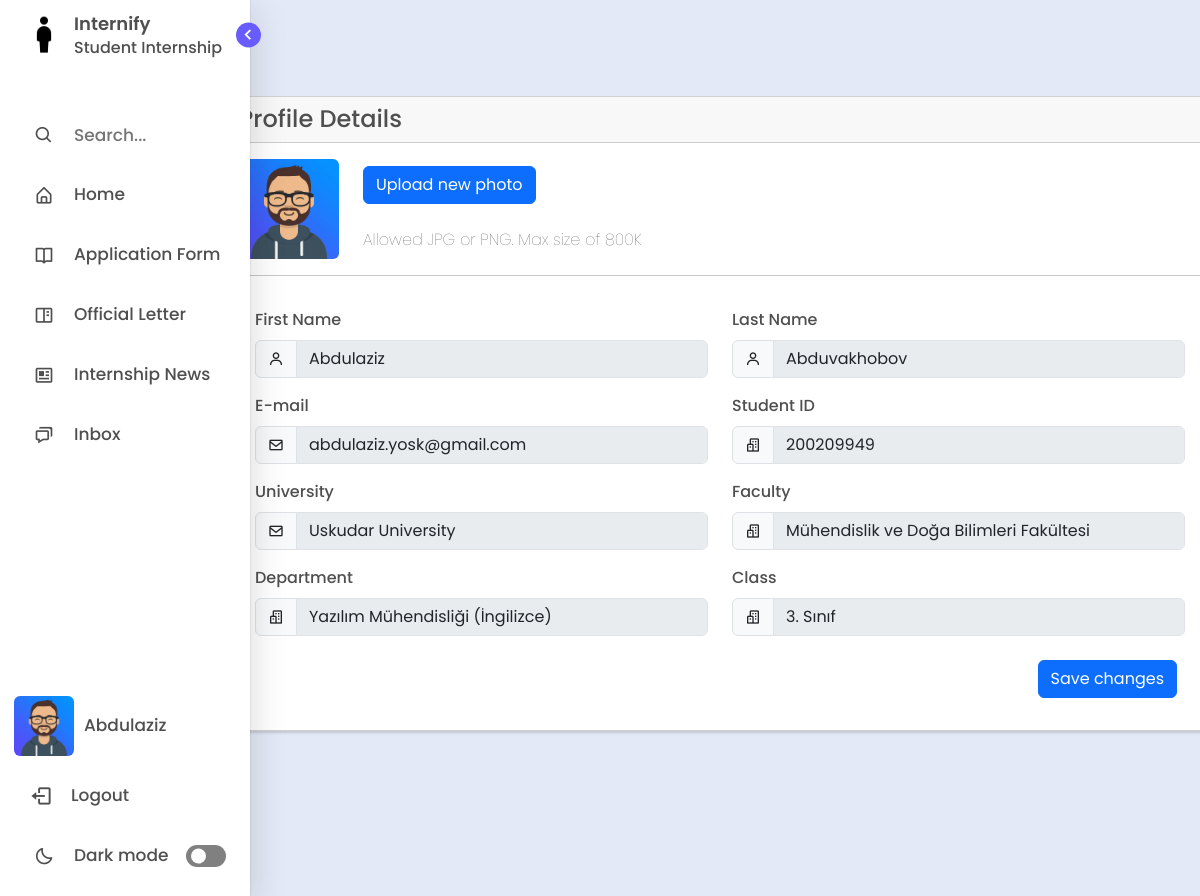
The app's page /profile/ (signed in) with its own data.
### management/models.py (models this page shows, shortened)
class User(AbstractBaseUser, PermissionsMixin):
    GENDER_CHOICES = (
        ('M', 'Male'),
        ('F', 'Female'),
    )
    first_name = models.CharField(max_length=100)
    last_name = models.CharField(max_length=100)
    email = models.EmailField(unique=True)
    gender = models.CharField(max_length=1, choices=GENDER_CHOICES)
    photo = models.ImageField(upload_to='users', null=True, blank=True)
    last_login = models.DateTimeField(auto_now=True)
    is_active = models.BooleanField(default=True)
    is_staff = models.BooleanField(default=False)
    is_superuser = models.BooleanField(default=False)
    objects = CustomUserManager()
    USERNAME_FIELD = 'email'
    REQUIRED_FIELDS = ['first_name', 'last_name', 'gender',  'password']

class BaseAbstractModel(models.Model):
    is_visible = models.BooleanField(default=True, verbose_name='Visibility')
    date_created = models.DateTimeField(auto_now_add=True)
    date_updated = models.DateTimeField(auto_now=True)
    class Meta:
        abstract = True

class Student(BaseAbstractModel):
    student_id = models.CharField(max_length=20, primary_key=True, unique=True)
    department = models.ForeignKey(Department, on_delete=CASCADE)
    faculty = models.ForeignKey(Faculty, on_delete=CASCADE)
    class_room = models.ForeignKey(ClassRoom, on_delete=CASCADE)
    user = models.ForeignKey(User, on_delete=CASCADE)

class Faculty(BaseAbstractModel):
    name = models.CharField(max_length=150)

class Department(BaseAbstractModel):
    name = models.CharField(max_length=200)
    faculty = models.ForeignKey(Faculty, on_delete=CASCADE)

class ClassRoom(BaseAbstractModel):
    name = models.CharField(max_length=250)
    department = models.ForeignKey(Department, on_delete=CASCADE)
    faculty = models.ForeignKey(Faculty, on_delete=CASCADE)

### management/views.py (the view)
# urls.py: path('profile/', views.profile, name = "profile"),
def profile(request):
    user = request.user
    if request.method == "POST":
        if 'photo' in request.FILES:
            user.photo = request.FILES['photo']
            user.save()
        return redirect(reverse('profile'))
    context = {}
    if user.groups.filter(name='Student').exists():
        student = Student.objects.get(user=user)
        if student:
            context['student'] = student
        return render(request, "profile.html", context)
    elif user.groups.filter(name='Coordinator').exists():
        coordinator = InternshipCoordinator.objects.get(user=user)
        if coordinator:
            context['coordinator'] = coordinator
        return render(request, "profile.html", context)
    return render(request, "profile.html")

### templates/profile.html (shortened to what this page needs)
{% extends "layout.html" %}
{% load static %}
{% block content %}
<body style="overflow: hidden;">
    <div class="home offset-md-1" style="margin-left:30px; margin-top:8%;">
      <div class="content-wrapper">
        <div class="container-xxl flex-grow-1 container-p-y">
          <div class="row">
            <div class="col-md-12">
              <div class="card mb-4">
                <form enctype="multipart/form-data" action="{% url 'profile' %}" method="POST">
                  <h4 class="text card-header">Profile Details</h4>
                  <div class="card-body">
                    <div class="d-flex align-items-start align-items-sm-center gap-4">
                      <img src="
                              {% if user.photo %}
                                  {{ user.photo.url }}
                              {% elif user.gender == 'M' %}
                                  {% static 'assets/img/avatars/male_avatar.png' %}
                              {% else %}
                                  {% static 'assets/img/avatars/female_avatar.png' %}
                              {% endif %}
                              " alt="user-avatar" class="d-block rounded" height="100" width="100"
                                          id="uploadedAvatar" />
                      <div class="button-wrapper">
                          <label for="upload" class="btn btn-primary me-2 mb-4" tabindex="0">
                            <span class="d-none d-sm-block">Upload new photo</span>
                          </label>
                        <p class="text mb-0" style="font-weight: lighter;">Allowed JPG or PNG. Max size of 800K</p>
                      </div>
                    </div>
                  </div>
                  <hr class="my-0" />
                  <div class="card-body text">
                    <div class="card-body">
                      <div class="row">
                        <div class="mb-3 col-md-6">
                          <label for="firstName" class="form-label">First Name</label>
                          <div class="input-group input-group-merge">
                            <span class="input-group-text"><i class="bx bx-user"></i></span>
                            <input class="form-control" type="text" id="first_name" name="first_name"
                              disabled value="{{user.first_name}}" autofocus />
                          </div>
                        </div>
                        <div class="mb-3 col-md-6">
                          <label for="lastName" class="form-label">Last Name</label>
                          <div class="input-group input-group-merge">
                            <span class="input-group-text"><i class="bx bx-user"></i></span>
                            <input class="form-control" type="text" name="last_name" id="first_name"
                              disabled value="{{user.last_name}}" />
                          </div>
                        </div>
                        <div class="mb-3 col-md-6">
                          <label for="email" class="form-label">E-mail</label>
                          <div class="input-group input-group-merge">
                            <span class="input-group-text"><i class="bx bx-envelope"></i></span>
                            <input class="form-control" type="text" id="email" name="email" disabled
                              value="{{user.email}}" />
                          </div>
                        </div>
                        {% for group in user.groups.all %}
                            {% if group.name == 'Student' %}
                                <div class="mb-3 col-md-6">
                                    <label class="form-label" for="country">Student ID</label>
                                    <div class="input-group input-group-merge">
                                        <span class="input-group-text">
                                            <i class="bx bx-buildings"></i>
                                        </span>
                                        <input class="form-control" type="text" id="faculty" name="student_id" disabled value="{{ student.student_id }}" />
                                    </div>
                                </div>
                                <div class="mb-3 col-md-6">
                                    <label for="email" class="form-label">University</label>
                                    <div class="input-group input-group-merge">
                                        <span class="input-group-text"><i class="bx bx-envelope"></i></span>
                                        <input class="form-control" type="text" id="email" name="email"
                                            disabled value="Uskudar University" />
                                    </div>
                                </div>
                                <div class="mb-3 col-md-6">
                                    <label class="form-label" for="country">Faculty</label>
                                    <div class="input-group input-group-merge">
                                        <span class="input-group-text">
                                            <i class="bx bx-buildings"></i>
                                        </span>
                                        <input class="form-control" type="text" id="faculty" name="faculty" disabled value="{{ student.faculty.name }}" />
                                    </div>
                                </div>
                                <div class="mb-3 col-md-6">
                                    <label class="form-label" for="country">Department</label>
                                    <div class="input-group input-group-merge">
                                        <span class="input-group-text">
                                            <i class="bx bx-buildings"></i>
                                        </span>
                                        <input class="form-control" type="text" id="department" name="department" disabled value="{{ student.department.name }}" />
                                    </div>
                                </div>
                                <div class="mb-3 col-md-6">
                                    <label class="form-label" for="country">Class</label>
                                    <div class="input-group input-group-merge">
                                        <span class="input-group-text">
                                            <i class="bx bx-buildings"></i>
                                        </span>
                                        <input class="form-control" type="text" id="class" name="class" disabled value="{{ student.class_room.name }}" />
                                    </div>
                                </div>
                            {% endif %}
                        {% endfor %}
                    <div class="mt-2">
                      <button type="submit" class="btn btn-primary me-2" style="float:right;">Save
                        changes</button>
                    </div>
                  </div>
                </form>
              </div>
            </div>
          </div>
        </div>
      </div>
    </div>
</body>
{% endblock content %}

### templates/includes/sidebar.html (shortened to what this page needs)
<!DOCTYPE html>
{% load static %}
<html lang="en">
<head>
    <link href='https://unpkg.com/boxicons@2.1.1/css/boxicons.min.css' rel='stylesheet'>
</head>
<body>
    <nav class="sidebar open">
        <header>
            <div class="image-text">
                <span class="image">
                    <a href="/home"><img id="my-image" src="{% static 'assets/img/logo.png' %}" alt=""></a>
                </span>
                <div class="text logo-text">
                    <a href="/home" style="text-decoration: none; color: var(--text-color);"><span class="name">Internify</span></a>
                    <span class="profession">Student Internship</span>
                </div>
            </div>
            <i class='bx bx-chevron-right toggle'></i>
        </header>
        <div class="menu-bar">
            <div class="menu">
                <li class="search-box">
                    <i class='bx bx-search icon'></i>
                    <input type="text" placeholder="Search...">
                </li>
                <li class="nav-link">
                    <a href="/home">
                        <i class='bx bx-home-alt icon' ></i>
                        <span class="text nav-text">Home</span>
                    </a>
                </li>
                {% for group in request.user.groups.all %}
                    {% if group.name == 'Student' %}
                        <li class ="nav-link">
                            <a href="/application-form">
                                <i class='bx bx-book-open icon'></i>
                                <span class="text nav-text">Application Form</span>
                            </a>
                        </li>
                        <li class ="nav-link">
                            <a href="/official-letter">
                                <i class='bx bx-book-content icon' ></i>
                                <span class="text nav-text">Official Letter</span>
                            </a>
                        </li>
                        <li class="nav-link">
                            <a href="/internship-opportunities">
                              <i class='bx bx-news icon' ></i>
                              <span class="text nav-text">Internship News</span>
                            </a>
                        </li>
                    {% endif %}
                {% endfor %}
                <li class="nav-link">
                    <a href="/inbox">
                        <i class='bx bx-chat icon' ></i>
                        <span class="text nav-text">Inbox</span>
                    </a>
                </li>
            </div>
            <div class="bottom-content">
                <li class="nav-link">
                    <a href="/profile">
                        <img src="
                                {% if request.user.photo%}
                                    {{ request.user.photo.url }}
                                {% elif request.user.gender == 'M' %}
                                    {% static 'assets/img/avatars/male_avatar.png' %}
                                {% else %}
                                    {% static 'assets/img/avatars/female_avatar.png' %}
                                {% endif %}
                                "
                                alt="user-avatar"
                            class="d-block rounded" height="60" width="60" id="uploadedAvatar" />
                        <span class="text nav-text" style="margin-left:10px;"> {{user.first_name}}</span>
                    </a>
                </li>
                <li class="nav-link">
                    <a href="/logout">
                        <i class='bx bx-log-out icon' style="font-size:23px; margin-left:-3px;"></i>
                        <span class="text nav-text">Logout</span>
                    </a>
                </li>
                <li class="mode">
                    <div class="sun-moon">
                        <i class='bx bx-moon icon moon'></i>
                    </div>
                    <span class="mode-text text">Dark mode</span>
                    <div class="toggle-switch">
                        <span class="switch"></span>
                    </div>
                </li>
            </div>
        </div>
    </nav>
</body>
</html>

### records on screen
User: photo (picture), first_name "Abdulaziz", last_name "Abduvakhobov", email "abdulaziz.yosk@gmail.com"
Student: student_id "200209949", faculty "Mühendislik ve Doğa Bilimleri Fakültesi", department "Yazılım Mühendisliği (İngilizce)", class "3. Sınıf"
